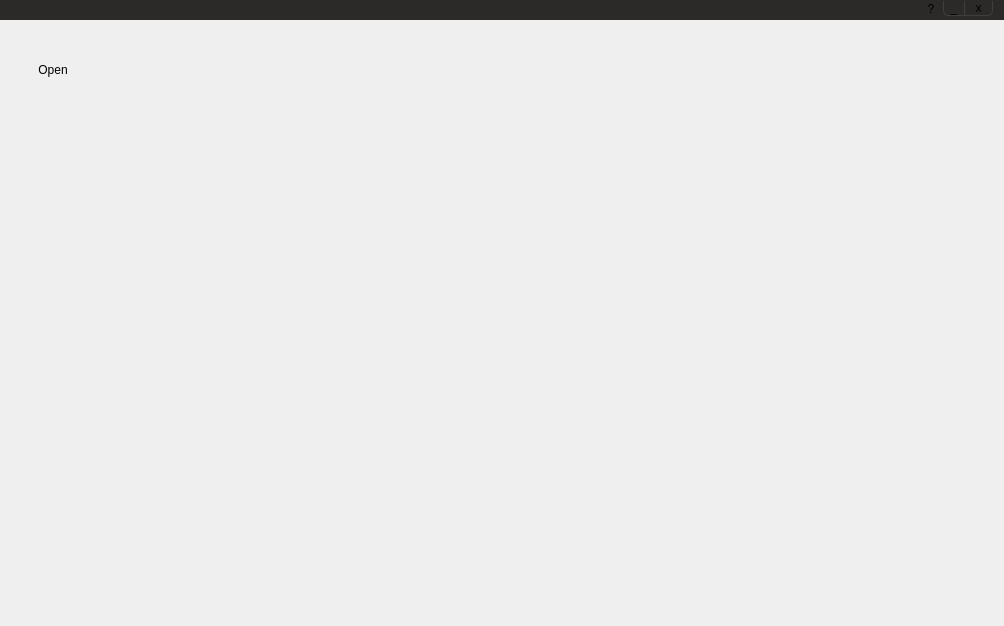
<?xml version="1.0" encoding="UTF-8"?>
<ui version="4.0">
 <class>HMMMain</class>
 <widget class="QMainWindow" name="HMMMain">
  <property name="geometry">
   <rect>
    <x>0</x>
    <y>0</y>
    <width>1004</width>
    <height>626</height>
   </rect>
  </property>
  <property name="windowTitle">
   <string>EDR</string>
  </property>
  <property name="styleSheet">
   <string notr="true"/>
  </property>
  <widget class="QWidget" name="centralWidget">
   <property name="baseSize">
    <size>
     <width>0</width>
     <height>0</height>
    </size>
   </property>
   <property name="styleSheet">
    <string notr="true">QMainWindow#HMMMain &gt; QWidget#centralWidget { 
	background-color: rgb(41, 41, 41);
}</string>
   </property>
   <layout class="QVBoxLayout" name="verticalLayout">
    <property name="spacing">
     <number>0</number>
    </property>
    <property name="margin">
     <number>0</number>
    </property>
    <item>
     <widget class="QWidget" name="widowTitleBar" native="true">
      <property name="sizePolicy">
       <sizepolicy hsizetype="Preferred" vsizetype="Minimum">
        <horstretch>0</horstretch>
        <verstretch>0</verstretch>
       </sizepolicy>
      </property>
      <property name="styleSheet">
       <string notr="true">background-color: rgb(43, 42, 41);</string>
      </property>
      <layout class="QHBoxLayout" name="horizontalLayout_2">
       <property name="spacing">
        <number>0</number>
       </property>
       <property name="topMargin">
        <number>0</number>
       </property>
       <property name="bottomMargin">
        <number>3</number>
       </property>
       <item>
        <widget class="QWidget" name="widget" native="true">
         <layout class="QVBoxLayout" name="verticalLayout_2">
          <property name="leftMargin">
           <number>0</number>
          </property>
          <property name="topMargin">
           <number>3</number>
          </property>
          <property name="rightMargin">
           <number>0</number>
          </property>
          <property name="bottomMargin">
           <number>0</number>
          </property>
          <item>
           <widget class="QLabel" name="logo">
            <property name="sizePolicy">
             <sizepolicy hsizetype="Preferred" vsizetype="Preferred">
              <horstretch>0</horstretch>
              <verstretch>0</verstretch>
             </sizepolicy>
            </property>
            <property name="maximumSize">
             <size>
              <width>16777215</width>
              <height>16</height>
             </size>
            </property>
            <property name="text">
             <string/>
            </property>
            <property name="pixmap">
             <pixmap resource="MdeViewIcons.qrc">:/mde/icons/header.png</pixmap>
            </property>
           </widget>
          </item>
         </layout>
        </widget>
       </item>
       <item>
        <widget class="QToolButton" name="aboutButton">
         <property name="styleSheet">
          <string notr="true">QToolButton {
margin-left: 4px;
margin-right: 4px;
border: none;
}

QToolButton:hover {
    background-color: rgb(135, 177, 255);
	/*border: none;*/
 }

QToolButton:pressed {
    background-color: rgb(55, 97, 180);
}</string>
         </property>
         <property name="text">
          <string>?</string>
         </property>
         <property name="icon">
          <iconset>
           <normaloff>:/mde/icons/about.png</normaloff>:/mde/icons/about.png</iconset>
         </property>
        </widget>
       </item>
       <item>
        <widget class="QToolButton" name="minimizeButton">
         <property name="maximumSize">
          <size>
           <width>21</width>
           <height>15</height>
          </size>
         </property>
         <property name="styleSheet">
          <string notr="true">QToolButton {
    background-color: rgb(43, 42, 41);
    border-width: 1px;
     border-color:  rgb(63, 62, 61);
     border-style: solid; 
     border-top: none; 
     border-bottom-left-radius: 5px;
     border-right-width: 0px;
} 

QToolButton:hover {
    background-color: rgb(135, 177, 255);
	/*border: none;*/
 }

QToolButton:pressed {
    background-color: rgb(55, 97, 180);
}
</string>
         </property>
         <property name="text">
          <string>_</string>
         </property>
         <property name="icon">
          <iconset resource="MdeViewIcons.qrc">
           <normaloff>:/mde/icons/minimalizacja-alpha.png</normaloff>:/mde/icons/minimalizacja-alpha.png</iconset>
         </property>
         <property name="checkable">
          <bool>false</bool>
         </property>
         <property name="autoExclusive">
          <bool>true</bool>
         </property>
         <property name="autoRaise">
          <bool>true</bool>
         </property>
        </widget>
       </item>
       <item>
        <widget class="QToolButton" name="exitButton">
         <property name="maximumSize">
          <size>
           <width>29</width>
           <height>15</height>
          </size>
         </property>
         <property name="styleSheet">
          <string notr="true">QToolButton {
    background-color: rgb(43, 42, 41);
     border-width: 1px;
     border-color:  rgb(63, 62, 61);
     border-style: solid; 
     border-top: none; 
     border-bottom-right-radius: 5px;
    border-left-width: 1px;
}

 QToolButton:hover {
     background-color: rgb(200, 0, 0);	
 }

QToolButton:pressed {
         background-color: rgb(128, 0, 0);
}</string>
         </property>
         <property name="text">
          <string>x</string>
         </property>
         <property name="icon">
          <iconset resource="../../coreui/ui/CoreIcons.qrc">
           <normaloff>:/coreUI/icons/x-alpha.png</normaloff>:/coreUI/icons/x-alpha.png</iconset>
         </property>
         <property name="autoRaise">
          <bool>true</bool>
         </property>
        </widget>
       </item>
      </layout>
     </widget>
    </item>
    <item>
     <widget class="QFrame" name="toolBar">
      <property name="sizePolicy">
       <sizepolicy hsizetype="Preferred" vsizetype="Fixed">
        <horstretch>0</horstretch>
        <verstretch>0</verstretch>
       </sizepolicy>
      </property>
      <property name="minimumSize">
       <size>
        <width>0</width>
        <height>100</height>
       </size>
      </property>
      <property name="maximumSize">
       <size>
        <width>16777215</width>
        <height>100</height>
       </size>
      </property>
      <property name="styleSheet">
       <string notr="true">QFrame#toolBar{
     background-color: rgb(91, 91, 91);
     border-top-right-radius: 8px; 
     border-top-left-radius: 8px;
	padding-top: 0px;
	padding-bottom: 0px;
}

QFrame#toolBar &gt; QWidget {
	background-color: rgb(91, 91, 91);
	border: none;
}
 
QFrame#toolBar &gt; QToolButton:enabled {
    background-color: rgb(91, 91, 91);
    border-style: solid;
     border-width: 1px;
     border-radius: 9px;
    /* hack! - istniejaca ramka, ktorej nie widac
				   bez tego ikona rusza sie, w momencie wl/wyl ramki */
     border-color: rgb(91, 91, 91);
	color: white; 
} 
QFrame#toolBar &gt; QToolButton:!enabled {
     background-color: rgb(91, 91, 91);
     border-style: solid;
     border-width: 1px;
     border-radius: 9px;
     border-color: rgb(91, 91, 91);
	 color: black;
}

QFrame#toolBar &gt; QToolButton:enabled:hover {
     background-color: rgb(91, 91, 91);
	 border-style: solid;
     border-width: 1px;
     border-radius: 9px;
     border-color: rgb(135, 177, 255);
	 color: rgb(135, 177, 255);
 }

QFrame#toolBar &gt; QToolButton:checked, QFrame#toolBar &gt; QToolButton:hover:checked {
     background-color: rgb(91, 91, 91);
	 border-style: solid;
     border-width: 1px;
     border-radius: 9px;
     border-color: white;
	 color: white;
 }


</string>
      </property>
      <layout class="QHBoxLayout" name="horizontalLayout">
       <property name="topMargin">
        <number>0</number>
       </property>
       <property name="bottomMargin">
        <number>0</number>
       </property>
       <item>
        <widget class="QToolButton" name="templateButton">
         <property name="enabled">
          <bool>true</bool>
         </property>
         <property name="minimumSize">
          <size>
           <width>84</width>
           <height>54</height>
          </size>
         </property>
         <property name="styleSheet">
          <string notr="true"/>
         </property>
         <property name="text">
          <string>Open</string>
         </property>
         <property name="icon">
          <iconset resource="MdeViewIcons.qrc">
           <normaloff>:/mde/icons/Strona.png</normaloff>:/mde/icons/Strona.png</iconset>
         </property>
         <property name="iconSize">
          <size>
           <width>28</width>
           <height>28</height>
          </size>
         </property>
         <property name="checkable">
          <bool>true</bool>
         </property>
         <property name="checked">
          <bool>false</bool>
         </property>
         <property name="toolButtonStyle">
          <enum>Qt::ToolButtonTextUnderIcon</enum>
         </property>
         <property name="autoRaise">
          <bool>true</bool>
         </property>
        </widget>
       </item>
       <item>
        <widget class="QWidget" name="tabPlaceholder" native="true">
         <property name="sizePolicy">
          <sizepolicy hsizetype="Preferred" vsizetype="Expanding">
           <horstretch>0</horstretch>
           <verstretch>0</verstretch>
          </sizepolicy>
         </property>
         <property name="styleSheet">
          <string notr="true">QWidget#tabPlaceholder {
	border: none;
	margin: 0px;
	padding: 0px;
}</string>
         </property>
         <layout class="QHBoxLayout" name="horizontalLayout_3">
          <property name="spacing">
           <number>0</number>
          </property>
          <property name="margin">
           <number>0</number>
          </property>
         </layout>
        </widget>
       </item>
      </layout>
     </widget>
    </item>
    <item>
     <widget class="QFrame" name="mainArea">
      <property name="sizePolicy">
       <sizepolicy hsizetype="Expanding" vsizetype="Expanding">
        <horstretch>0</horstretch>
        <verstretch>0</verstretch>
       </sizepolicy>
      </property>
      <property name="styleSheet">
       <string notr="true">
/* OGÓLNE - QFrame#mainArea */
QFrame#mainArea  {
	background-color: rgb(91, 91, 91);
border-top: 1px solid rgb(101, 101, 101);
padding-top: 2px;
}

QFrame#mainArea &gt; QWidget, QFrame#mainArea QWidget#analisisArea, QFrame#mainArea QWidget#analisisArea EDRDockWidgetManager, QFrame#mainArea QWidget#analisisArea QMainWindow {
	background-color: rgb(91, 91, 91);
}

/* separatory okna glownego */
QFrame#mainArea QMainWindow::separator {
     background: rgb(91,91,91);
     width: 2px; /* when vertical */
     height: 2px; /* when horizontal */
	margin: 1px;
 }

QFrame#mainArea QMainWindow::separator:hover {
     background-color: rgb(255, 255, 255);
 }

QFrame#mainArea * QWidget {
	background-color: white;
}


/* DANE - nowa odsłona bez dataExplorera */
QFrame#mainArea &gt; #dataTabWidget, QTabWidget#dataTabWidget::pane, QTabWidget#dataTabWidget::pane &gt; *, QTabWidget#dataTabWidget::tab-bar, #dataTabWidget &gt; * {
	background-color: rgb(91, 91, 91);
	padding: 0px;
	margin: 0px;
}

QTabWidget#dataTabWidget::pane {
border: none;
}

/* nowy plugin communication - DataSourceWidget */

QTabWidget#DataSourceWidget, QTabWidget#DataSourceWidget::pane, QTabWidget#DataSourceWidget::pane &gt; *, QTabWidget#DataSourceWidget #motionDataTab,  QTabWidget#DataSourceWidget #userDataTab, QTabWidget#DataSourceWidget #configTab {
	background-color: rgb(91, 91, 91);
	padding: 0px;
	margin: 0px;
}

QTabWidget#DataSourceWidget::pane {
	border: 1px solid black;
	border-top-left-radius: 4px;
	border-top-right-radius: 4px;
	border-bottom: 3px solid black;
	margin: 0px;
	padding: 2px;
background: rgb(91, 91, 91);
}

QTabWidget#DataSourceWidget #leftWidget {
	background: transparent;
	padding: 0px;
	margin: 0px;
}

QTabWidget#DataSourceWidget #dataViewWidget, QTabWidget#DataSourceWidget #patientCardPlaceholerWidget, QTabWidget#DataSourceWidget #configPlaceholderWidget {
	border: 1px solid black;
	padding: 2px;
	border-radius: 4px;
}

QTabWidget#DataSourceWidget DefaultPatientCardWidget, QTabWidget#DataSourceWidget #patientCardPlaceholerWidget, QTabWidget#DataSourceWidget #widget {
	background: rgb(91, 91, 91);
}

QTabWidget#DataSourceWidget:tab-bar, QTabWidget#DataSourceWidget &gt; QTabBar {
	background: rgb(91, 91, 91);
	border-bottom-left-radius: 4px;
	border-bottom-right-radius: 4px;
}

QTabWidget#DataSourceWidget &gt; QTabBar::tab, QTabWidget#DataSourceWidget &gt; QTabBar::tab:first, QTabWidget#DataSourceWidget &gt; QTabBar::tab:middle, QTabWidget#DataSourceWidget &gt; QTabBar::tab:last, QTabWidget#DataSourceWidget &gt; QTabBar::tab:selected {
border: none;
 border-radius: 0px;
 background-color: transparent;
 color: black;
min-width: 8ex;
 padding: 4px;
margin-right: 3px;
}

QTabWidget#DataSourceWidget &gt; QTabBar::tab:middle {
	margin-left: 3px;
}

QTabWidget#DataSourceWidget &gt; QTabBar::tab:last {
	margin-right: 1px;
	margin-left: 3px;
}

QTabWidget#DataSourceWidget &gt; QTabBar::tab:hover {
    background-color: #898989;
}

QTabWidget#DataSourceWidget  &gt; QTabBar::tab:selected, QTabWidget#DataSourceWidget &gt; QTabBar::tab:hover:selected {
 background-color: black;
color: white;
 border-bottom-left-radius: 4px;
 border-bottom-right-radius: 4px;
}

QTabWidget#DataSourceWidget QToolBox::tab {
	background: rgb(41,41,41);
	color: white;
margin: 0px;
	border: 1px solid black;
	border-radius: 4px;
}

QTabWidget#DataSourceWidget QAbstractButton, QTabWidget#DataSourceWidget QPushButton {
	background: rgb(41,41,41);
	color: white;
	border: 1px solid black;
	border-radius: 4px;
	padding: 2px;
}

QTabWidget#DataSourceWidget QAbstractButton:hover {
	background: rgb(200, 200, 200);
	color: black;
}

QTabWidget#dataTabWidget QTextEdit {
	border: none;
	padding: 0px;
	margin: 0px;
}

QTabWidget#DataSourceWidget QCheckBox
{
	color: black;
	background: transparent;
	border: none;
}

QTabWidget#dataTabWidget QGroupBox {
	color: black;
	border: 1px solid black;
	border-radius: 0px;
	padding: 0px;
	margin-top: 30px;
color: white;
font: bold 18px;
 }

QTabWidget#dataTabWidget QGroupBox::title {
     subcontrol-origin: margin;
		subcontrol-position: top left;
     padding: 4px;	
border: 1px solid black;
border-bottom: none;
border-radius: 4px;
border-bottom-left-radius: 0px;
border-bottom-right-radius: 0px;
background: black;
min-width: 10em;
}

QTabWidget#dataTabWidget QTreeWidget {
	border: 2px solid black;
}

QTabWidget#dataTabWidget QTableWidget {
	border: 2px solid black;
	gridline-color: transparent;
	alternate-background-color: 	lightgray;
	selection-background-color: rgb(135, 177, 255);
}

QTabWidget#dataTabWidget QTableWidget::item {
	border: 2px solid black;
	border-top: none;
	border-right: none;
}

QTabWidget#dataTabWidget QHeaderView::section, QTabWidget#dataTabWidget QTableWidget QTableCornerButton::section, QTabWidget#dataTabWidget QTableWidget QHeaderView::section {
	background: rgb(41,41,41);
	color: white;
	padding: 2px;
}

QTabWidget#dataTabWidget QTableWidget QTableCornerButton::section {
	border: 2px solid black;
	border-top: none;
	border-left: none;
	border-right: none;
}

QTabWidget#dataTabWidget QHeaderView::section, QTabWidget#dataTabWidget QTableWidget QHeaderView::section {
	border: 2px solid black;
	border-top: none;
	border-left: none;
}

QTabWidget#dataTabWidget QHeaderView::section:only-one, QTabWidget#dataTabWidget QHeaderView::section:last, QTabWidget#dataTabWidget QHeaderView::section:only-one, QTabWidget#dataTabWidget QHeaderView::section:last {
	border: 2px solid black;
	border-top: none;
	border-left: none;
	border-right: none;
}

QTabWidget#dataTabWidget QHeaderView::section:vertical {
	border: 2px solid black;
	border-left: none;
	border-top: none;
	border-right: none;
}

QTabWidget#DataSourceWidget QMessageBox, QTabWidget#DataSourceWidget QMessageBox * {
	background-color: rgb(91, 91, 91);
	color: black;
}

/* ANALIZY - QWidget#analisisArea */
QFrame#mainArea QWidget#analisisArea &gt; *, QFrame#mainArea EDRDockWidgetManager .EDRDockWidgetSet &gt; * {
	border: 1px solid black;
	border-radius: 4px;
	padding: 2px;
}

QFrame#mainArea EDRDockWidgetManager .EDRDockWidgetSet &gt; * {
	border-top-left-radius: 0px;
	border-top-right-radius: 0px;
	margin: 3px;
	margin-top: 0px;
}

QFrame#mainArea EDRTitleBar{
	background-color: rgb(43, 42, 41);
	color: white;
	margin: 0px;
	border: none;
	border-top-left-radius: 4px;
	border-top-right-radius: 4px;
}

QFrame#mainArea EDRTitleBar * {
	background-color: rgb(43, 42, 41);
	color: white;
	margin: 0px;
	border: none;
}

QFrame#mainArea QDockWidget &gt; .QWidget, QFrame#mainArea EDRDockWidget &gt; .QWidget, QFrame#mainArea VisualizerWidget &gt; .QWidget, QFrame#mainArea EDRDockWidgetSet &gt; .QWidget {
	border: 1px solid /*black*/ rgb(220,220, 220);
	border-top-left-radius: 0px;
	border-top-right-radius: 0px;
	border-bottom-left-radius: 4px;
	border-bottom-right-radius: 4px;
	padding: 0px;
	margin: 0px;
}

QFrame#mainArea VisualizerWidget &gt; .QWidget &gt; * {
	margin: 0px;
	padding: 0px;
	border: none;
}

QFrame#mainArea VisualizerWidget &gt; .QWidget:focus, QFrame#mainArea VisualizerWidget &gt; .QWidget:focus:hover {
	border: 2px solid orange;
}

QFrame#mainArea VisualizerWidget &gt; .QWidget:hover {
	border: 2px solid rgb(135, 177, 255);
}
</string>
      </property>
      <property name="frameShape">
       <enum>QFrame::NoFrame</enum>
      </property>
      <property name="lineWidth">
       <number>0</number>
      </property>
      <layout class="QHBoxLayout" name="horizontalLayout_4">
       <property name="spacing">
        <number>0</number>
       </property>
       <property name="margin">
        <number>5</number>
       </property>
      </layout>
     </widget>
    </item>
   </layout>
  </widget>
  <action name="actionAbout">
   <property name="icon">
    <iconset>
     <normaloff>:/mde/icons/about.png</normaloff>:/mde/icons/about.png</iconset>
   </property>
   <property name="text">
    <string>About...</string>
   </property>
  </action>
  <action name="actionOpen">
   <property name="icon">
    <iconset>
     <normaloff>:/mde/icons/open.png</normaloff>:/mde/icons/open.png</iconset>
   </property>
   <property name="text">
    <string>&amp;Open</string>
   </property>
   <property name="shortcut">
    <string>O</string>
   </property>
  </action>
  <action name="actionWindow">
   <property name="text">
    <string>Window</string>
   </property>
  </action>
  <action name="actionExit">
   <property name="text">
    <string>Exit</string>
   </property>
  </action>
  <action name="actionSaveLayout">
   <property name="icon">
    <iconset>
     <normaloff>:/mde/icons/save.png</normaloff>:/mde/icons/save.png</iconset>
   </property>
   <property name="text">
    <string>Save layout</string>
   </property>
  </action>
  <action name="actionLayoutOpen">
   <property name="text">
    <string>Open...</string>
   </property>
  </action>
  <action name="actionCreate_workflow">
   <property name="text">
    <string>Create workflow</string>
   </property>
  </action>
 </widget>
 <layoutdefault spacing="6" margin="11"/>
 <resources>
  <include location="../../coreui/ui/CoreIcons.qrc"/>
  <include location="MdeViewIcons.qrc"/>
  <include location="MdeViewIcons.qrc"/>
  <include location="MdeViewIcons.qrc"/>
  <include location="MdeViewIcons.qrc"/>
  <include location="MdeViewIcons.qrc"/>
 </resources>
 <connections>
  <connection>
   <sender>exitButton</sender>
   <signal>clicked()</signal>
   <receiver>HMMMain</receiver>
   <slot>close()</slot>
   <hints>
    <hint type="sourcelabel">
     <x>893</x>
     <y>19</y>
    </hint>
    <hint type="destinationlabel">
     <x>456</x>
     <y>323</y>
    </hint>
   </hints>
  </connection>
  <connection>
   <sender>minimizeButton</sender>
   <signal>clicked()</signal>
   <receiver>HMMMain</receiver>
   <slot>showMinimized()</slot>
   <hints>
    <hint type="sourcelabel">
     <x>865</x>
     <y>17</y>
    </hint>
    <hint type="destinationlabel">
     <x>456</x>
     <y>323</y>
    </hint>
   </hints>
  </connection>
  <connection>
   <sender>aboutButton</sender>
   <signal>clicked()</signal>
   <receiver>actionAbout</receiver>
   <slot>trigger()</slot>
   <hints>
    <hint type="sourcelabel">
     <x>858</x>
     <y>10</y>
    </hint>
    <hint type="destinationlabel">
     <x>-1</x>
     <y>-1</y>
    </hint>
   </hints>
  </connection>
 </connections>
 <slots>
  <slot>onOpen()</slot>
  <slot>onExit()</slot>
  <slot>onWireframe()</slot>
  <slot>onBones()</slot>
  <slot>onMaterial()</slot>
  <slot>onPageChanged(int)</slot>
  <slot>onTabbedViewSelected(bool)</slot>
  <slot>onDockableViewSelected(bool)</slot>
  <slot>onSaveLayout()</slot>
  <slot>onShowSavedLayouts()</slot>
  <slot>onOpenLayout()</slot>
  <slot>populateWindowMenu()</slot>
  <slot>populateVisualizersMenu()</slot>
  <slot>createWorkflow()</slot>
 </slots>
</ui>
